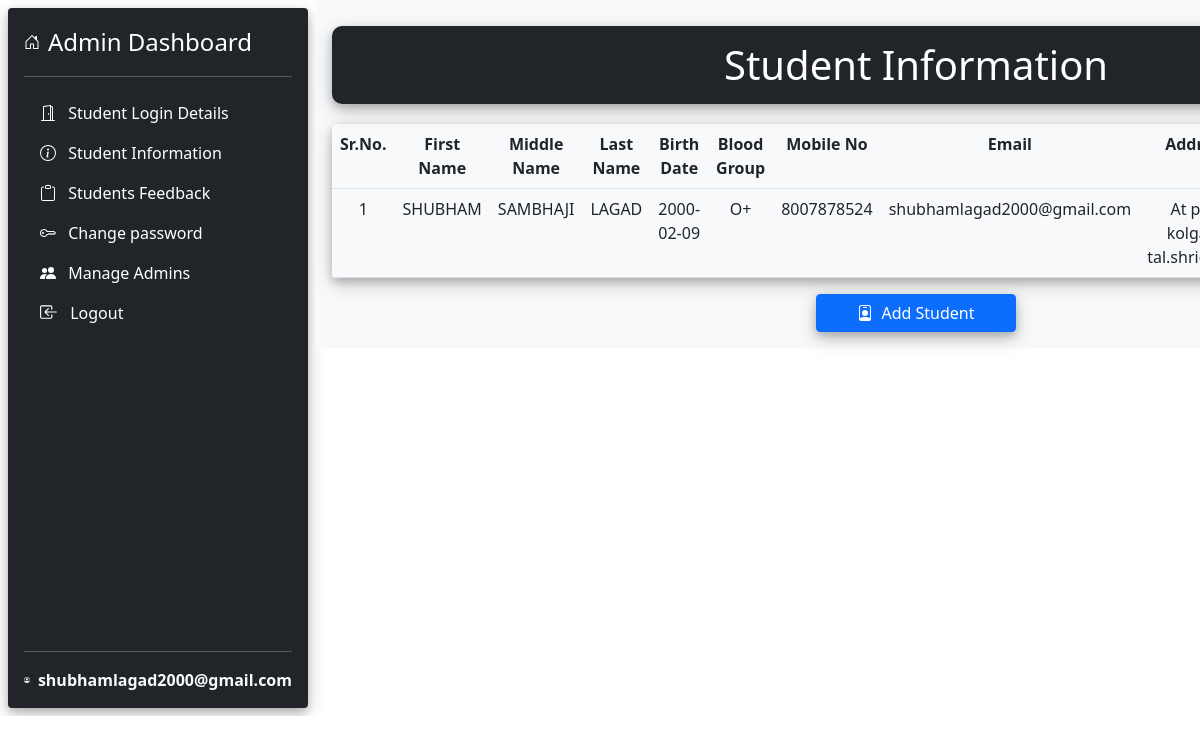
/studentinfodetails.php (signed in), run on the app's committed database.
### tables this page shows
CREATE TABLE `studentinfo` (
  `firstname` varchar(20) DEFAULT NULL,
  `middlename` varchar(20) DEFAULT NULL,
  `lastname` varchar(20) DEFAULT NULL,
  `birth_date` date DEFAULT NULL,
  `blood_group` char(5) DEFAULT NULL,
  `mobile_no` varchar(10) DEFAULT NULL,
  `email` varchar(40) NOT NULL,
  `address` varchar(30) DEFAULT NULL,
  `course` varchar(40) DEFAULT NULL,
  `photo` varchar(50) DEFAULT NULL
);

### studentinfodetails.php (the view, shortened to what this page needs)
<!doctype html>
<html lang="en">
<head>
    <link href="css/bootstrap.min.css" rel="stylesheet">
    <link href="css/bootstrap-icons.css" rel="stylesheet">
    <link href="css/sidebars.css" rel="stylesheet">
</head>
<body>
    <main>
        <div class="d-flex flex-column p-3 text-white bg-dark button-shadow m-2 rounded"
            style="width: 300px; height: 700px;">
            <a href="admindashboard.php"
                class="d-flex align-items-center mb-3 mb-md-0 me-md-auto text-white text-decoration-none">
                <svg class="bi me-2" width="16" height="16">
                    <use xlink:href="#home" />
                </svg>
                <span class="fs-4">Admin Dashboard</span>
            </a>
            <hr>
            <ul class="nav nav-pills flex-column mb-auto">
                <li class="nav-item">
                    <a href="studentlogindetails.php" class="nav-link text-white">
                        <svg class="bi me-2" width="16" height="16">
                            <use xlink:href="#login2" />
                        </svg>
                        Student Login Details
                    </a>
                </li>
                <li>
                    <a href="studentinfodetails.php" class="nav-link text-white">
                        <svg class="bi me-2" width="16" height="16">
                            <use xlink:href="#info" />
                        </svg>
                        Student Information
                    </a>
                </li>
                <li>
                    <a href="feedbackdata.php" class="nav-link text-white">
                        <svg class="bi me-2" width="16" height="16">
                            <use xlink:href="#feedback" />
                        </svg>
                        Students Feedback
                    </a>
                </li>
                <li>
                    <a href="#" class="nav-link text-white">
                        <svg class="bi me-2" width="16" height="16">
                            <use xlink:href="#key" />
                        </svg>
                        Change password
                    </a>
                </li>
                <li>
                    <a href="#" class="nav-link text-white">
                        <svg class="bi me-2" width="16" height="16">
                            <use xlink:href="#people-fill" />
                        </svg>
                        Manage Admins
                    </a>
                </li>
                <li class="dropdown">
                    <a href="logout.php" class="nav-link text-white">
                        <svg class="bi me-2" width="18" height="18">
                            <use xlink:href="#logout" />
                        </svg>
                        Logout
                    </a>
                </li>
            </ul>
            <hr>
            <div class="dropdown">
                <a href="#" class="d-flex align-items-center link-light text-decoration-none " id="dropdownUser2"
                    data-bs-toggle="dropdown" aria-expanded="false">
                    <svg class="bi me-2" width="18" height="18">
                        <use xlink:href="#people-circle" />
                    </svg>
                    <strong><?php echo $_SESSION['adminemail'];?></strong>
                </a>
            </div>
        </div>
        <div class="d-flex flex-column p-3 text-dark bg-light" style="width: 100%; height: 100%;">
            <h1 class="bg-dark text-white text-center mb-12 button-shadow"
                style="margin-top:10px;margin-bottom:20px; padding:15px; border-radius:10px;">Student Information</h1>
            <?php
                                include "database/connect.php";
                                echo '
                                    <table class="table table-hover text-center button-shadow rounded">
                                    <tr>
                                        <th scope="col">Sr.No.</th>
                                        <th scope="col">First Name</th>
                                        <th scope="col">Middle Name</th>
                                        <th scope="col">Last Name</th>
                                        <th scope="col">Birth Date</th>
                                        <th scope="col">Blood Group</th>
                                        <th scope="col">Mobile No</th>
                                        <th scope="col">Email</th>
                                        <th scope="col">Address</th>
                                        <th scope="col">Course</th>
                                        <th scope="col">Photo</th>
                                        <th scope="col">View Card</th>
                                        <th scope="col">Update Details</th>
                                        <th scope="col">Delete Student</th>
                                    </tr>';
                                $query = "select * from studentinfo";
                                $result = mysqli_query($con,$query);
                                $count=1;
                                while($row = mysqli_fetch_assoc($result))
                                    {
                                        echo '
                                            <tr>
                                                <td scoperow">'.$count.'</td>
                                                <td scope="row">'.$row['firstname'].'</td>
                                                <td scope="row">'.$row['middlename'].'</td>
                                                <td scope="row">'.$row['lastname'].'</td>
                                                <td scope="row">'.$row['birth_date'].'</td>
                                                <td scope="row">'.$row['blood_group'].'</td>
                                                <td scope="row">'.$row['mobile_no'].'</td>
                                                <td scope="row">'.$row['email'].'</td>
                                                <td scope="row">'.$row['address'].'</td>
                                                <td scope="row">'.$row['course'].'</td>
                                                <td scope="row">'.$row['photo'].'</td>
                                                <td scope="row"><a href="viewCard.php?email='.$row['email'].'"><input type="button" value="View" class="btn btn-success button-shadow"></a></td>
                                                <td scope="row"><a href="update.php?email='.$row['email'].'&id=admin"><input type="button" value="Update" class="btn btn-warning button-shadow"></a></td>
                                                <td scope="row"><a onClick=\'javascript: return confirm("Can you delete this record?");\' href="delete.php?email='.$row['email'].'"><input type="button" value="Delete" class="btn btn-danger button-shadow"></a></td>
                                            </tr>';
                                            $count++;
                                    }
                                echo '</table>';
                            ?>
            <div class=" text-center">
                <a href="studinfo.php"><button class="btn btn-primary button-shadow"
                        style="width:200px; position:center;"> <svg class="bi me-2" width="16" height="16">
                            <use xlink:href="#card" />
                        </svg>Add Student</button></a>
            </div>
        </div>
    </main>
</body>
</html>

### css/sidebars.css (style rules this page uses)
main { display: flex; flex-wrap: nowrap; height: 100vh; height: -webkit-fill-available; overflow-x: auto; overflow-y: hidden; }
main > * { flex-shrink: 0; min-height: -webkit-fill-available; }
.bi { vertical-align: -.125em; pointer-events: none; fill: currentColor; }

### studentinfodetails.php (style rules this page uses)
.button-shadow { box-shadow: 0 4px 8px 0 rgba(0, 0, 0, 0.2), 0 6px 20px 0 rgba(0, 0, 0, 0.19); }

### data on the page
studentinfo: firstname "SHUBHAM", middlename "SAMBHAJI", lastname "LAGAD", birth_date "2000-02-09", blood_group "O+", mobile_no "8007878524", email "shubhamlagad2000@gmail.com", address "At…"

### other printed values
$_SESSION['adminemail'] "shubhamlagad2000@gmail.com"
